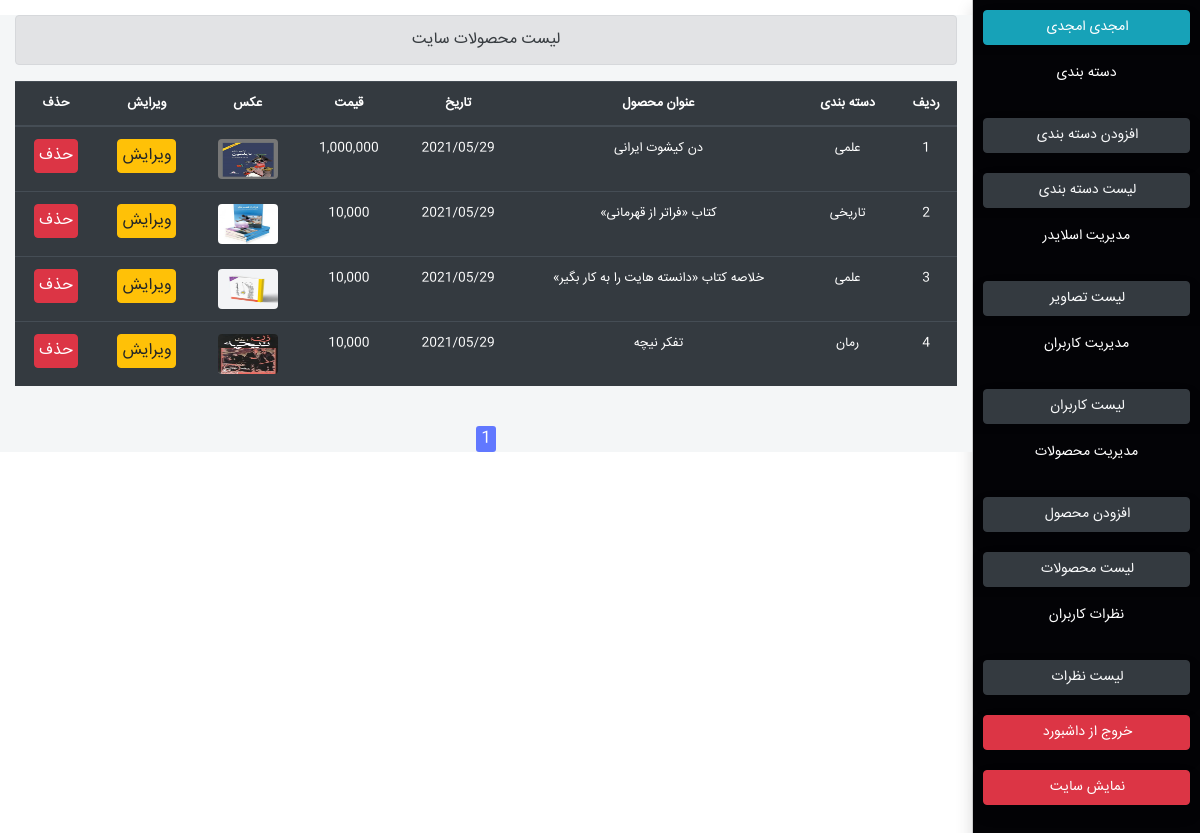
Page /admin/list_products.php (signed in) on the committed database.
### tables this page shows
CREATE TABLE `products` (
  `id` int(10) UNSIGNED NOT NULL,
  `product_name` varchar(100) DEFAULT NULL,
  `category_id` int(10) UNSIGNED DEFAULT 0,
  `price` int(10) UNSIGNED NOT NULL DEFAULT 0,
  `introduction` text DEFAULT NULL,
  `tags` varchar(255) DEFAULT NULL,
  `product_img` varchar(100) DEFAULT NULL,
  `status` enum('ACTIVE','INACTIVE') NOT NULL DEFAULT 'ACTIVE',
  `insert_date` varchar(20) DEFAULT NULL,
  `waranty` varchar(100) DEFAULT NULL,
  `discount` int(10) UNSIGNED NOT NULL DEFAULT 0,
  `brand` varchar(100) DEFAULT NULL,
  `seller` varchar(100) DEFAULT NULL
);

CREATE TABLE `product_category` (
  `id` int(10) UNSIGNED NOT NULL,
  `cat_name` varchar(30) DEFAULT NULL,
  `parent` int(10) UNSIGNED NOT NULL DEFAULT 0,
  `status` enum('ACTIVE','INACTIVE') DEFAULT 'ACTIVE'
);

### core/model.php (called while the page is built, shortened)
<?php
class model
{
    protected $connect;
    function __construct($dbname_in = "", $username_in = "", $password_in = "")
    {
        $this->dbname = $dbname_in;
        $this->username = $username_in;
        $this->password = $password_in;
        $uft = [PDO::ATTR_ERRMODE => PDO::ERRMODE_EXCEPTION, PDO::MYSQL_ATTR_INIT_COMMAND => "SET NAMES Utf8"];
        $this->connect = new PDO("mysql:host=localhost;dbname=" . $this->dbname, $this->username, $this->password, $uft);
    }
    function Do_Select($query = "", $param = [], $fetch = "")
    {
        $result = $this->connect->prepare($query);
        $result->execute();
        if (empty($fetch)) {
            return $res = $result->fetchAll(2);
        } else {
            return $res = $result->fetch(2);
        }
    }
    function filter($data)
    {
        return trim(htmlspecialchars(stripcslashes($data)));
    }
}
class functions extends model
{
    function get_products($id = '', $page = 0)
    {
        $page = $this->filter($page);
        $start_page = ($page - 1) * 12;
        $id = $this->filter($id);
        if (empty($id)) {
            $result = $this->Do_Select("select products.*,product_category.cat_name from products left join  product_category on products.category_id=product_category.id order by products.id desc  limit $start_page ,12 ");
            return $result;
        } else {
            $result = $this->Do_Select("select * from products where id=?", [$id], 1);
            return $result;
        }
    }
    function get_products_count()
    {
        $pro_count = $this->Do_Select("select count(id) as pro_count from products where status='ACTIVE'", [], 1);
        return $pro_count['pro_count'];
    }
}
$functions = new functions('book_shop', "root", "");

### admin/list_products.php (the view, shortened to what this page needs)
<?php include_once 'header.php';
if (isset($_GET['page']) and !empty($_GET['page'])) {
    $products = $functions->get_products("",$_GET['page']);
} else {
    $products = $functions->get_products("",1);
}
$pro_count = $functions->get_products_count();
?>
    <div class="boxfather">
        <?php include_once 'sidebar.php' ?>
        <div class="leftbox" style="margin-top: 15px">
            <div class="container-fluid text-center">
                <div class="row">
                    <div class="col-12">
                        <div class="alert alert-secondary">لیست محصولات سایت</div>
                        <table class="table table-dark table-hover small">
                            <thead>
                            <tr>
                                <th>ردیف</th>
                                <th>دسته بندی</th>
                                <th>عنوان محصول</th>
                                <th>تاریخ</th>
                                <th>قیمت</th>
                                <th>عکس</th>
                                <th>ویرایش</th>
                                <th>حذف</th>
                            </tr>
                            </thead>
                            <tbody>
                            <?php
                            if (is_array($products)) {
                                foreach ($products as $key => $product) {
                                    ?>
                                    <tr>
                                        <td><?= $key + 1 ?></td>
                                        <td><?= $product['cat_name'] ?></td>
                                        <td><?= $product['product_name'] ?></td>
                                        <td><?= date('Y/m/d', $product['insert_date']) ?></td>
                                        <td><?= number_format($product['price']) ?></td>
                                        <td>
                                            <img src="../files/image/products/<?= $product['id'] . '/' . $product['product_img'] ?>"
                                                 width="60" height="40"
                                                 class="rounded"></td>
                                        <td><a href="edit_product.php?edit=<?= $product['id'] ?>"
                                               class="btn btn-warning p-1"> ویرایش </a></td>
                                        <td><a href="list_products.php?delete=<?= $product['id'] ?>"
                                               class="btn btn-danger p-1"> حذف </a></td>
                                    </tr>
                                <?php }
                            } ?>
                            </tbody>
                        </table>
                        <br>
                        <?php
                        $page_count = ceil($pro_count / 12);
                        for ($i = 1; $i <= $page_count; $i++) { ?>
                            <a href="?page=<?= $i ?>"> <span class="page_ination"><?= $i ?></span></a>
                        <?php } ?>
                        <br>
                    </div>
                </div>
            </div>
        </div>
    </div>
<?php include_once 'footer.php' ?>

### admin/fileadmin/css/style.css (style rules this page uses)
body { padding: 0; margin: 0; direction: rtl !important; background-color: #fff; text-decoration: none; list-style: none; }
* { font-family: 'iransans'; }
.boxfather { width: 100%; height: 100%; }
.leftbox { float: left; width: 81%; height: 100%; background: #f4f6f7; }

### admin/list_products.php (style rules this page uses)
.page_ination { position: relative; padding: 1px 5px; margin: 0 3px; background-color: #6178ff; display: inline-block; color: white; border-radius: 3px; cursor: pointer; }

### rows in the picture
products: product_category.cat_name "علمی", product_name "دن کیشوت ایرانی", insert_date "2021/05/29", price "1,000,000", product_img (picture)
products: product_category.cat_name "تاریخی", product_name "کتاب «فراتر از قهرمانی»", insert_date "2021/05/29", price "10,000", product_img (picture)
products: product_category.cat_name "علمی", product_name "خلاصه کتاب «دانسته هایت را به کار بگیر»", insert_date "2021/05/29", price "10,000", product_img (picture)
products: product_category.cat_name "رمان", product_name "تفکر نیچه", insert_date "2021/05/29", price "10,000", product_img (picture)

### other values in the picture
$_SESSION['admin_info']['name'] "امجدی"
$_SESSION['admin_info']['family'] "امجدی"
